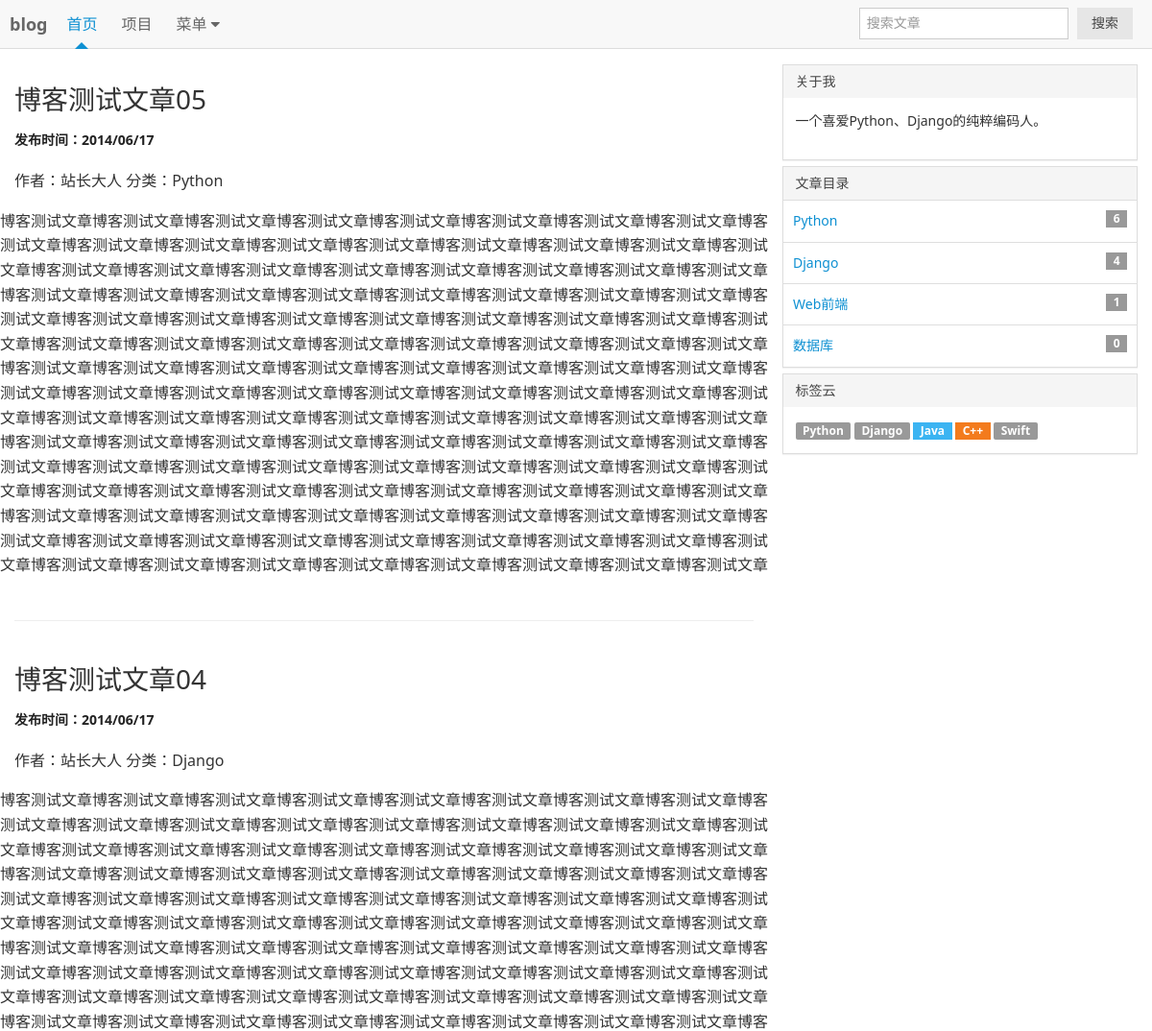
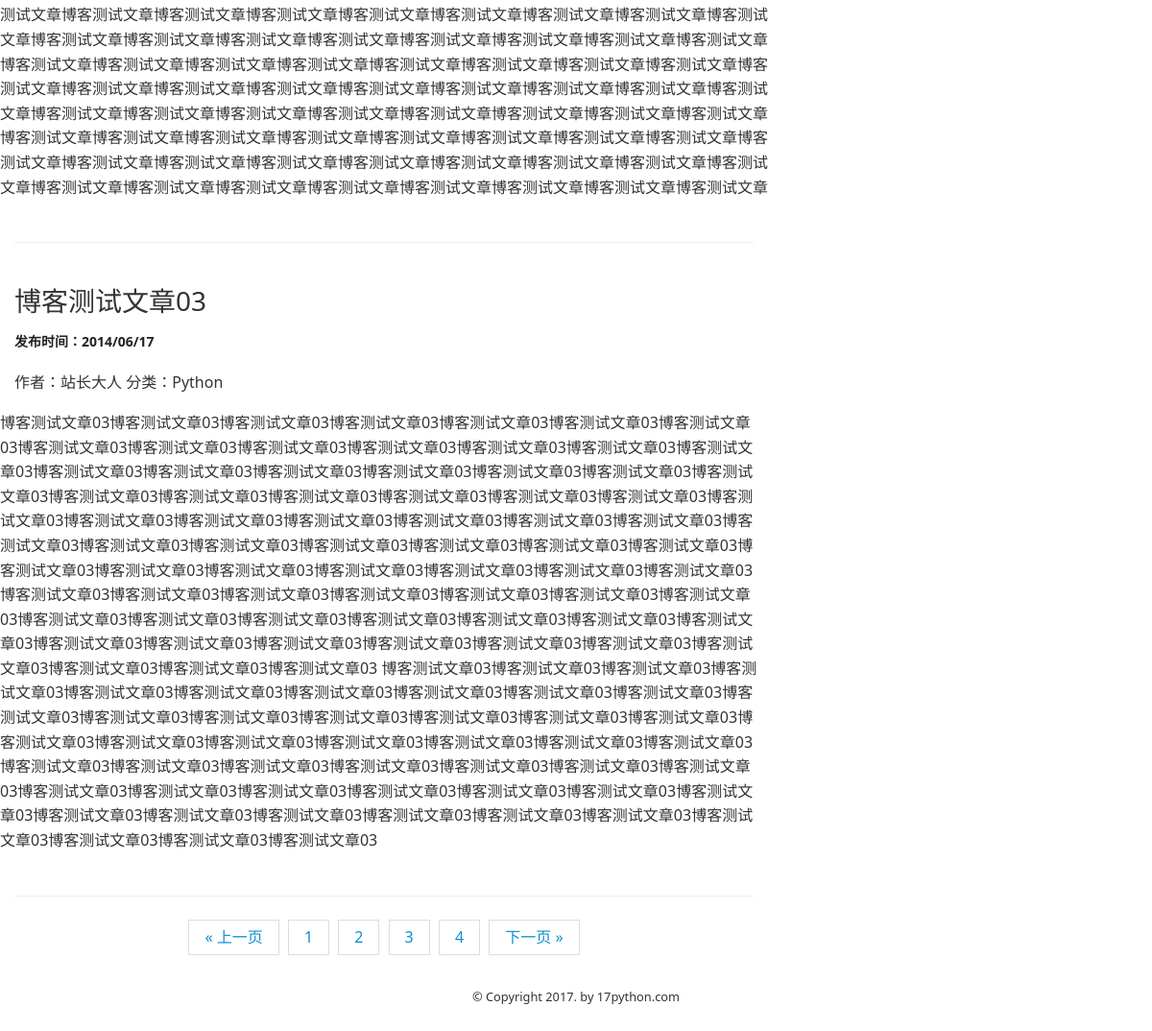
Screenshot of /?p=3 with the database file from the repository (2 pictures, top to bottom).
### myblog/models.py (models this page shows, shortened)
class Article(models.Model):
    title = models.CharField(max_length=50, verbose_name = '文章标题', default = '')#创建标题
    article_synopsis = models.TextField(verbose_name=u'日志简介', default='')
    content = models.TextField(verbose_name = '博客正文', default = '')
    category = models.ForeignKey(Category, verbose_name = '所属分类', default = '')
    tag = models.CharField(max_length=50, verbose_name=u'日志标签', default='')
    user = models.ForeignKey(settings.AUTH_USER_MODEL, verbose_name='文章作者', null=True, blank=True)
    create_time = models.DateTimeField(verbose_name='文章创建时间', auto_now_add=True,)
    update_time= models.DateTimeField(verbose_name=u'更新时间',  auto_now=True)
    class Meta:
        verbose_name = u'博客文章'
        verbose_name_plural = verbose_name

class UserProfile(AbstractUser):
    nick_name = models.CharField(max_length=24, verbose_name='用户昵称', default='')
    gender = models.CharField(max_length=10, choices=(('1','男'),('0','女')), default='1', verbose_name='用户性别')
    birday = models.DateField(verbose_name='用户生日',null=True, blank = True)
    mobile = models.CharField(max_length=11, null=True, blank=True,verbose_name='电话号码')
    address = models.CharField(max_length=200, verbose_name="用户地址", default='')
    detail = models.CharField(max_length=200, verbose_name="个人简介", default='')
    class Meta(AbstractUser.Meta):
        verbose_name=u'用户表'
        verbose_name_plural = verbose_name

class Category(models.Model):
    title = models.CharField(max_length=20, verbose_name = '分类名称', default = '')
    daitail = models.CharField(max_length=100, verbose_name='分类介绍', default='')
    icon = models.CharField(max_length=100, verbose_name='分类图标', default='')
    sort_id = models.IntegerField(verbose_name='分类排序', default=99)
    class Meta:
        verbose_name = u'博客分类'
        verbose_name_plural = verbose_name
    def __str__(self):
        return self.title

### myblog/views.py (the view)
# urls.py: url(r'^$', v.list, name=''),#项目首页
def list(request):
    articles = Article.objects.all().order_by('-create_time')
    c = request.GET.get('c', '')
    if c:
        articles = articles.filter(category=c,).order_by('-create_time')
    t = ''  # TAG关键字
    if request.method == 'GET':
        form = Tagform(request.GET)
        if form.is_valid():
            t =request.GET.get('t')
    s = ''#搜索关键字
    if request.method == 'GET':
        form = Searchform(request.GET)
        if form.is_valid():
            s = request.GET.get('s')
    if s :
        articles = articles.filter(Q(title__contains=s)|Q(content__contains=s)).order_by('-create_time')
    elif t:
        articles = articles.filter(tag__contains=t,).order_by('-create_time')  # name__contains 模糊查找字段
    paginator = Paginator(articles, 3)#创建Paginator
    page = request.GET.get('p')#获取当前页码
    try:
        contacts = paginator.page(page)#取得当前页码所包含的数据
    except PageNotAnInteger:
        contacts = paginator.page(1)#若不是整数，跳转到第一页。
    except EmptyPage:
        contacts = paginator.page(paginator.num_pages)#若超过了最后一页
    return render(request, 'list.html', {'articles':articles, 'contacts':contacts,})

### myblog/blog_context.py (called while the page is built)
def blog_info(request):
    userinfo = UserProfile.objects.get(pk=1)#站长资料
    siteinfo = Siteinfo.objects.get(pk=1)#blog相关资料
    categorts = Category.objects.all().order_by('sort_id')#根据排序获取所有分类
    l = Article.objects.values("tag")#获得所有文章的标签
    tags = []#所有标签数据
    for k in l :
        tlist = k["tag"].split(' ')
        for item in tlist:
            if item not in tags:
                tags.append(item)#加入list
    shuffle(tags)#重新洗牌，随机显示
    print(tags)
    tagcss =['am-radius','am-badge-primary','am-badge-secondary','am-badge-success','am-badge-warning','am-badge-danger']
    return {'userinfo':userinfo, 'siteinfo':siteinfo, 'categorts':categorts, 'tags':tags, 'tagcss':tagcss}

### myblog/templatetags/mytags.py (called while the page is built)
@register.filter
def cat_count(cat_id):
    return Article.objects.filter(category=cat_id).count()

### myblog/templates/list.html (shortened to what this page needs)
{% extends 'base.html' %}
{% block article %}
{% for article in contacts %}
<article class="blog-main">
    <h3 class="am-article-title">
      <a href="#">{{ article.title }}</a>
    </h3>
    <h4 class="am-article-meta blog-meta">发布时间：2014/06/17</h4>
    <p>作者：{{ article.user.nick_name }} 分类：{{ article.category }}</p>
    <div class="am-g blog-content">
    {{ article.content }}
    </div>
  </article>
  <hr class="am-article-divider blog-hr">
{% endfor %}
<div class="am-pagination am-pagination-centered">
      {% if contacts.has_previous %}
          <li class=""><a href="?p={{ contacts.previous_page_number }}">&laquo; 上一页</a></li>
      {% endif %}
      {% for p in contacts.paginator.page_range %}
         <li class="{% if p == page_number %}am-active{% endif %}"><a href="?p={{ p }}">{{ p }}</a></li>
      {% endfor %}
      {% if contacts.has_next %}
          <li class=""><a href="?p={{ contacts.next_page_number }}">下一页 &raquo;</a></li>
      {% endif %}
</div>
{% endblock article %}

### myblog/templates/base.html (shortened to what this page needs)
{% load mytags %}
<!DOCTYPE html>
<html>
<head lang="en">
  <link rel="stylesheet" href="/static/AmazeUI-2.7.2/assets/css/amazeui.min.css"/>
</head>
<body>
<header class="am-topbar">
  <h1 class="am-topbar-brand">
    <a href="#">blog</a>
  </h1>
  <div class="am-collapse am-topbar-collapse" id="doc-topbar-collapse">
    <ul class="am-nav am-nav-pills am-topbar-nav">
      <li class="am-active"><a href="#">首页</a></li>
      <li><a href="#">项目</a></li>
      <li class="am-dropdown" data-am-dropdown>
        <a class="am-dropdown-toggle" data-am-dropdown-toggle href="javascript:;">
          菜单 <span class="am-icon-caret-down"></span>
        </a>
      </li>
    </ul>
    <form class="am-topbar-form am-topbar-left am-form-inline am-topbar-right"  action="{% url '' %}">
      <div class="am-form-group">
        <input type="text" class="am-form-field am-input-sm" placeholder="搜索文章" name="s">
      </div>
      <button type="submit" class="am-btn am-btn-default am-btn-sm">搜索</button>
    </form>
  </div>
</header>
<div class="am-g am-g-fixed blog-g-fixed">
  <div class="am-u-md-8">
        {% block article %} 文章列表内容 {% endblock article %}
  </div>
  <div class="am-u-md-4 blog-sidebar">
    <div class="am-panel-group">
      <section class="am-panel am-panel-default">
        <div class="am-panel-hd">关于我</div>
        <div class="am-panel-bd">
          <p>{{ userinfo.detail }}</p>
        </div>
      </section>
      <section class="am-panel am-panel-default">
        <div class="am-panel-hd">文章目录</div>
        <ul class="am-list blog-list">
          {% for categort in categorts %}
          <li><a href="#">{{ categort.title }}
           <span class="am-badge am-align-right">{{ categort.id|cat_count  }}</span>
          </a>
          </li>
          {% endfor %}
        </ul>
      </section>
      <section class="am-panel am-panel-default">
        <div class="am-panel-hd">标签云</div>
        <div class="am-panel-bd">
          {% for tag in tags %}
          <a href="{% url '' %}?t={{ tag }}" class="am-badge {{ tagcss | random }}">{{ tag }}</a>
          {% endfor %}
        </div>
      </section>
    </div>
  </div>
</div>
<footer class="blog-footer">
    <small>© Copyright 2017. by 17python.com </small>
</footer>
</body>
</html>

### myblog/templates/base.html (style rules this page uses)
@media only screen and (min-width: 1200px) { .blog-g-fixed { max-width: 1200px; } }
@media only screen and (min-width: 641px) { .blog-sidebar { font-size: 1.4rem; } }
.blog-main { padding: 20px 0; }
.blog-meta { font-size: 14px; margin: 10px 0 20px 0; color: #222; }
.blog-footer { padding: 10px 0; text-align: center; }

### rows the page displays
Article: title "博客测试文章05", user.nick_name "站长大人", category "Python", content "博客测试文章博客测试文章博客测试文章博客测试文章博客测试文章博客测试文章博客测试文章博客测试文章博客测试文章博客测试文章博客测试文章博客测试文章博客测试文章博客测试文章博客测试文章博客测试文章博客测试文章博客测试文章博客测试文章博客测试文章博客测试文章博客测试文章博客测试文章博客测试文章博客测试文章博客测试文章博客测试文章博客测试文章博客测试文章博客测试文章博客测试文章博客测试文章博客测试文章博客测试文章博客测试文章博客测试文章博客测试文章博客测试文章博客测试文章博客测试文章博客测试文章博客测试文章博客测试文章博客测试文章博客测试文章博客测试文章博客测试文章博客测试文章博客测试文章博客测试文章博客测试文章博客测试文章博客测试文章博客测试文章博客测试文章博客测试文章博客测试文章博客测试文章博客测试文章博客测试文章博客测试文章博客测试文章博客测试文章博客测试文章博客测试文章博客测试文章博客测试文章博客测试文章博客测试文章博客测试文章博客测试文章博客测试文章博客测试文章博客测试文章博客测试文章…"
Article: title "博客测试文章04", user.nick_name "站长大人", category "Django", content "博客测试文章博客测试文章博客测试文章博客测试文章博客测试文章博客测试文章博客测试文章博客测试文章博客测试文章博客测试文章博客测试文章博客测试文章博客测试文章博客测试文章博客测试文章博客测试文章博客测试文章博客测试文章博客测试文章博客测试文章博客测试文章博客测试文章博客测试文章博客测试文章博客测试文章博客测试文章博客测试文章博客测试文章博客测试文章博客测试文章博客测试文章博客测试文章博客测试文章博客测试文章博客测试文章博客测试文章博客测试文章博客测试文章博客测试文章博客测试文章博客测试文章博客测试文章博客测试文章博客测试文章博客测试文章博客测试文章博客测试文章博客测试文章博客测试文章博客测试文章博客测试文章博客测试文章博客测试文章博客测试文章博客测试文章博客测试文章博客测试文章博客测试文章博客测试文章博客测试文章博客测试文章博客测试文章博客测试文章博客测试文章博客测试文章博客测试文章博客测试文章博客测试文章博客测试文章博客测试文章博客测试文章博客测试文章博客测试文章博客测试文章博客测试文章博客测试文章博客测试文章博客测试文章博客测试文章博客测试文章博客测试文章博客测试文章博客测试文章博客测试文章博客测试文章博客测试文章博客测试文章博客测试文章博客测试文章博客测试文章博客测试文章博客测试文章博客测试文章博客测试文章博客测试文章博客测试文章博客测试文章博客测试文章博客测试文章博客测试文章…"
Article: title "博客测试文章03", user.nick_name "站长大人", category "Python", content "博客测试文章03博客测试文章03博客测试文章03博客测试文章03博客测试文章03博客测试文章03博客测试文章03博客测试文章03博客测试文章03博客测试文章03博客测试文章03博客测试文章03博客测试文章03博客测试文章03博客测试文章03博客测试文章03博客测试文章03博客测试文章03博客测试文章03博客测试文章03博客测试文章03博客测试文章03博客测试文章03博客测试文章03博客测试文章03博客测试文章03博客测试文章03博客测试文章03博客测试文章03博客测试文章03博客测试文章03博客测试文章03博客测试文章03博客测试文章03博客测试文章03博客测试文章03博客测试文章03博客测试文章03博客测试文章03博客测试文章03博客测试文章03博客测试文章03博客测试文章03博客测试文章03博客测试文章03博客测试文章03博客测试文章03博客测试文章03博客测试文章03博客测试文章03博客测试文章03博客测试文章03博客测试文章03博客测试文章03博客测试文章03博客测试文章03博客测试文章03博客测试文章03博客测试文章03博客测试文章03博客测试文章03博客测试文章03博客测试文章03博客测试文章03博客测试文章03博客测试文章03博客测试文章03博客测试文章03博客测试文章03博客测试文章03博客测试文章03博客测试文章03…"
UserProfile: detail "一个喜爱Python、Django的纯粹编码人。"
Category: title "Python", id|cat_count "6"
Category: title "Django", id|cat_count "4"
Category: title "Web前端", id|cat_count "1"
Category: title "数据库", id|cat_count "0"

### other values shown
{{ p }} "1" "2" "3" "4"
{{ tag }} "Python" "Django" "Java" "C++" "Swift"
